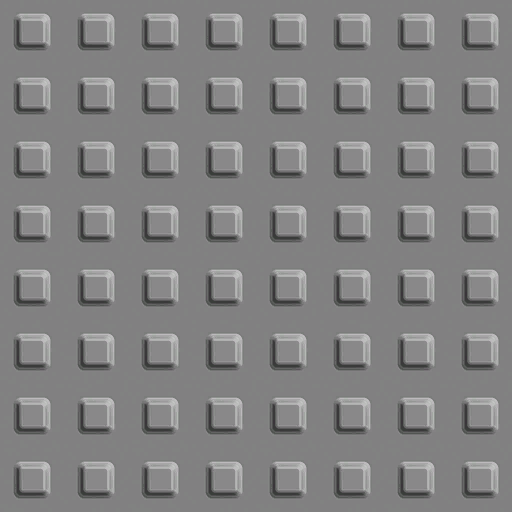
#> input picture tools/pets/voxel/roblox_square_studs.png, 512 x 512 px
$ python make_stud_overlay.py pets/voxel/roblox_square_studs.png
#> lines starting #> are read from the running program, lines starting #| are printed output that depends on the picture; after the words box and inside, x2 and y2 are one past the last pixel; in counts of white or black regions, pixels touching at a corner belong together
"""Writes assets/textures/StudOverlay.png from the lihfolk-stud-voxel skill's Roblox square-stud texture
(8 x 8 studs): transparent where the stud texture is mid grey, white (highlights) and black (shadows) with
alpha where it isn't. On a voxel building's MeshPart (TextureID) the part's Color shows through, so one image
studs every colour.   python tools/make_stud_overlay.py <path to roblox_square_studs.png>"""
import os, sys
import numpy as np
from PIL import Image

src = sys.argv[1]
a = np.asarray(Image.open(src).convert("RGB")).astype(float)
L = a.mean(-1)
mid = float(np.median(L))
#> mid = 128.7
alpha = np.clip(np.abs(L - mid) / 128.0 * 1.2, 0, 0.55)
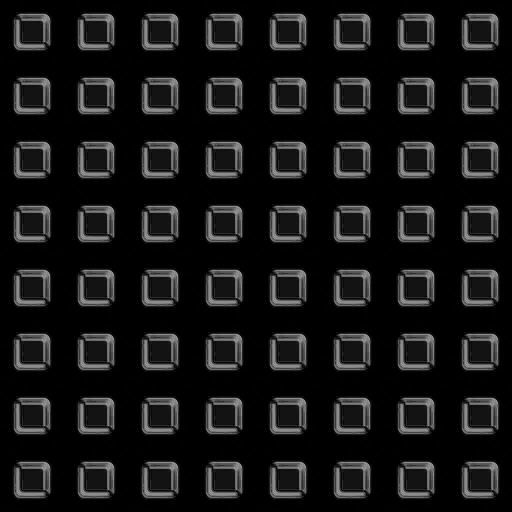
#> alpha: shape (512, 512) float64; min 0, max 0.55, mean 0.0873
rgb = np.where((L > mid)[..., None], 255.0, 0.0) * np.ones(3)
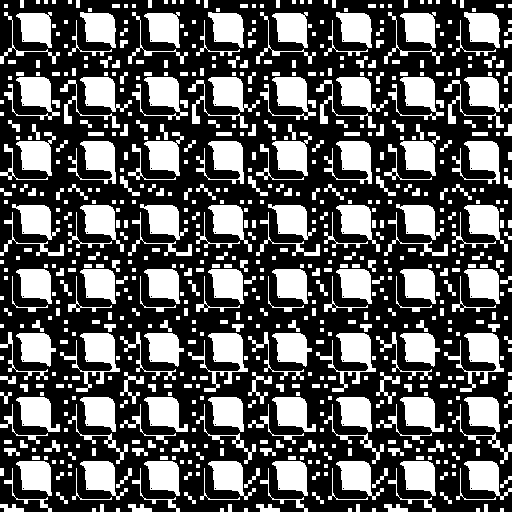
#> rgb: shape (512, 512, 3) float64; 34.9% white; 713 white regions (335 under 20 px), largest, box (x1, y1, x2, y2) and area: (60, 333, 120, 392) 1278, (188, 333, 248, 392) 1278, (316, 333, 376, 392) 1278
out = np.dstack([rgb, alpha * 255]).astype(np.uint8)
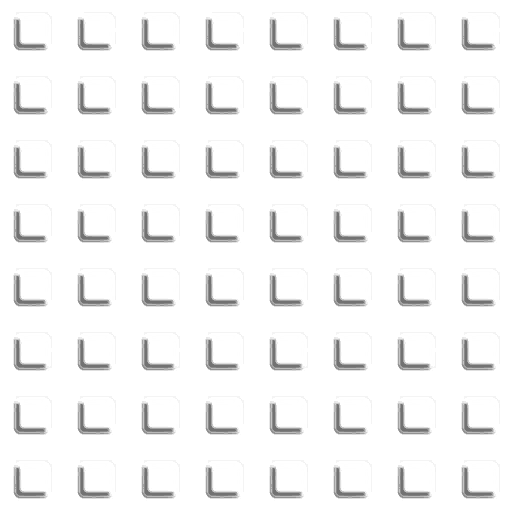
#> out: shape (512, 512, 4); mean of channels 0, 1, 2, 3 88.9, 88.9, 88.9, 22; transparent parts drawn white
path = os.path.join(os.path.dirname(os.path.dirname(os.path.abspath(__file__))), "assets", "textures", "StudOverlay.png")
Image.fromarray(out, "RGBA").save(path)
print("wrote", path, "mid grey", round(mid, 1))
#| wrote assets/textures/StudOverlay.png mid grey 128.7
